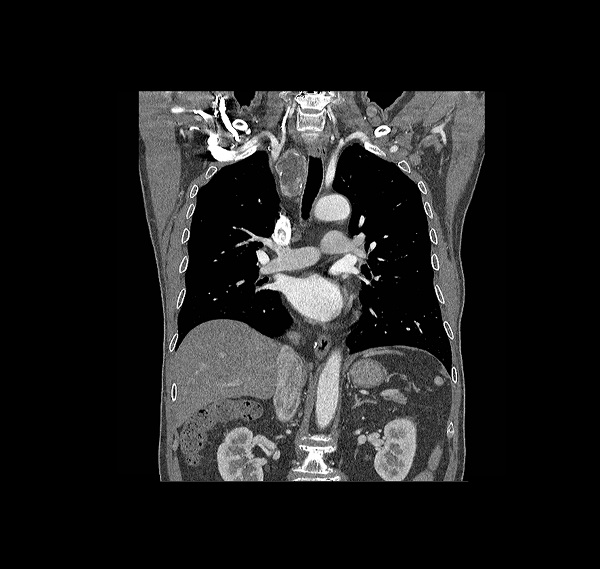
#> input picture Day3/Code/lungs.jpg, 600 x 569 px, found by its file name; its folder holds 3 pictures in this run
$ python Assignments_part2.py
#> lines starting #> are read from the running program, lines starting #| are printed output that depends on the picture
# -*- coding: utf-8 -*-
"""
Assignment Part 2
Naomi/Ali/Keith
The #%% allowed me to run it as a cell (similar to jupyter notebook) and
see it the final graphs in a tab in VScode, wont cause any problem if you delete/if it causes issues
for you.
"""

#%%
#Import necessary modules
import matplotlib.pyplot as plt
import numpy as np
from skimage.io import imread
from scipy import ndimage
from scipy.ndimage import interpolation
from scipy.ndimage import rotate

#Load images lungs.jpg, lungs2.jpg, lungs3.jpg
folder_input = '/home/ali/git_repos/ICT_module/ManchesterBioinformaticsCourse_Student/Day3/Code/' #change folder to your local path. for windows, add (r'<path>' to avoid issues with \)
lungs_image = np.mean(imread(folder_input + 'lungs.jpg'), -1)
#> lungs_image: shape (569, 600) float64; min 0, max 255, mean 31.2
lungs_image_2 = np.mean(imread(folder_input + 'lungs2.jpg'), -1)
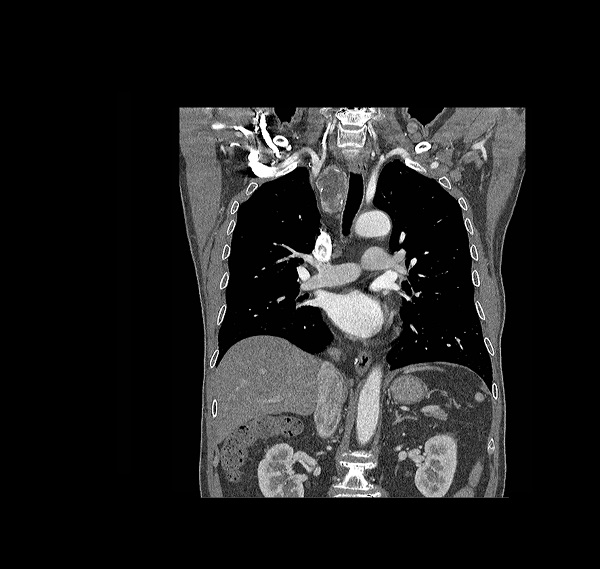
#> input picture Day3/Code/lungs2.jpg, 600 x 569 px, found by its file name
#> lungs_image_2: shape (569, 600) float64; min 0, max 255, mean 31.2
lungs_image_3 = np.mean(imread(folder_input + 'lungs3.jpg'), -1)
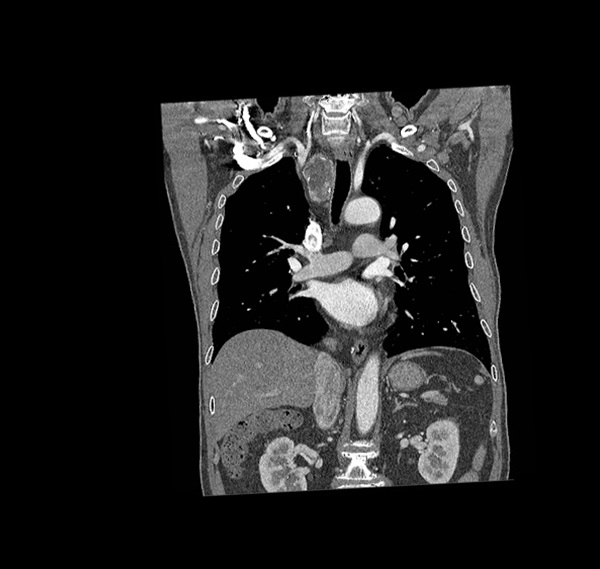
#> input picture Day3/Code/lungs3.jpg, 600 x 569 px, found by its file name
#> lungs_image_3: shape (569, 600) float64; min 0, max 255, mean 31.8

fig = plt.figure() #set up a figure space, I had to take this out the function to be able to call it outside of the function
ax = fig.add_subplot(111) #we probably don't need subplots for overlayed images, but it's making the code more reusable + doesn't hurt anything!
ax.imshow(lungs_image, cmap="Greys_r")  #designates the static image on the plot
floating = ax.imshow(lungs_image_3, cmap="Greys_r", alpha = 0.5) # and designates the floating image, alpha shows transparency level #in some iterations have changed the colour palette to make overlay more obvious

#Co-orindates come in a small list this function takes a horizontal and vertical co-oridnate
#note matplotlib is really counterintuative and co-ordinates are yx not xy
def shiftimage(coordinate_list):
    global lungs_image_3 #changes we make to this image inside the function have an effect outside the function too
    Vertical = coordinate_list[0] #takes the vertical co-ordinate value from the input list
    Horizontal = coordinate_list[1] #takes the horizontal co-ordinate value from the input list
    Rotational = coordinate_list[2] #takes the rotational co-ordinate from the list
    xy_shift = interpolation.shift(lungs_image_3, (Vertical, Horizontal), mode="nearest") #shifts the image on the x,y as per the input co-ordinates
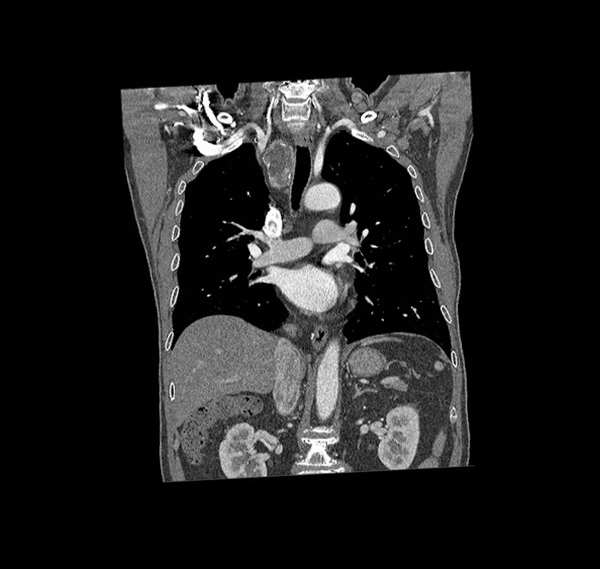
#> xy_shift: shape (569, 600) float64; min -6.64e-15, max 255, mean 31.8; drawn with min black and max white
    rotation_shift = ndimage.rotate(xy_shift, Rotational, reshape=False)#rotates as per the input co-ordinates, reshape stops it squashing the image
    lungs_image_3 = rotation_shift #Changes the lungs_image_3 variable as per the above changes
    floating.set_data(lungs_image_3) # updates figure axis
    fig.canvas.draw() #updates figure if displayed

#Checked which co-ordinates are needed to overlay images 2 and 3 to image 1. This is approximate.
lung_1_and_2_overlay = shiftimage([-14,-40, 0]) #Roughly overlays images 1 + 2
lung_1_and_3_overlay = shiftimage([-6,-34, -3]) #Roughly overlays images 1 + 3
#> in shiftimage (call 2), `xy_shift = interpolation.shift(lungs_image_3, (Vertical, Horizontal), ..`:
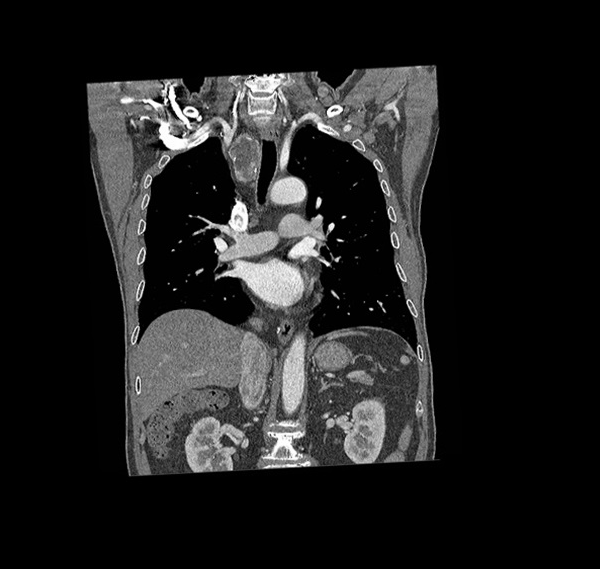
#> xy_shift: shape (569, 600) float64; min -1.03e-14, max 255, mean 31.8; drawn with min black and max white
#> in shiftimage (call 2), `rotation_shift = ndimage.rotate(xy_shift, Rotational, reshape=False)#r..`:
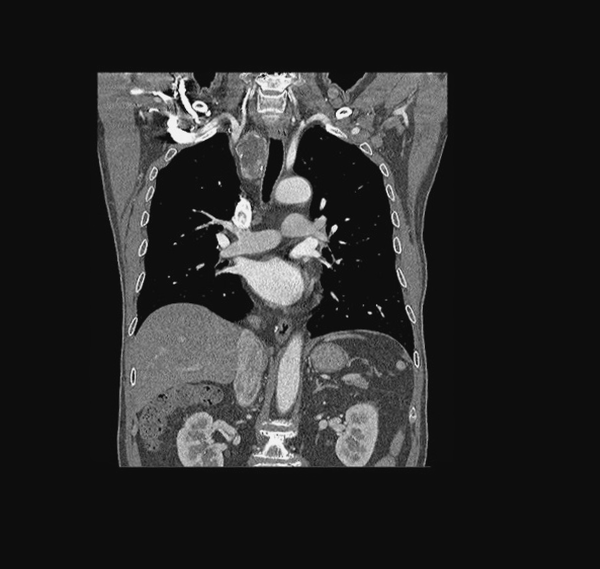
#> rotation_shift: shape (569, 600) float64; min -14.99, max 268.2, mean 31.8; drawn with min black and max white

def eventHandler(event):
    #This function handles deciphering what the user wants us to do, the event knows whichkey has been pressed.
    #each time is shifting 1 px / 1 degree
    up = 0
    down = 1
    whichKey = event.key
    if whichKey == 'up': #Takes the up keystroke and calls the shiftimage function to move it up
        up = 1
        shiftimage([-1,0,0])
        print('up')
    elif whichKey == 'down': #Takes the down keystroke and calls the shiftimage function to move it down
        shiftimage([1,0,0])
        print('down')
    elif whichKey == 'right': #Takes the right keystroke and calls the shiftimage function to move it right
        shiftimage([0,1,0])
        print('right')
    elif whichKey == 'left': #Takes the left keystroke and calls the shiftimage function to move it left
        shiftimage([0,-1,0])
        print('left')
    elif whichKey == 'c': #Takes the c keystroke and calls the shiftimage function to move it clockwise
        shiftimage([0,0,-1])
        print('clockwise')
    elif whichKey == 'a': #Takes the a keystroke and calls the shiftimage function to move it anticlockwise
        shiftimage([0,0,1])
        print('anticlockwise')


fig.canvas.mpl_connect('key_press_event', eventHandler) #connects the two functions so you can manipulate the image with keystrokes
plt.show()


# %%
